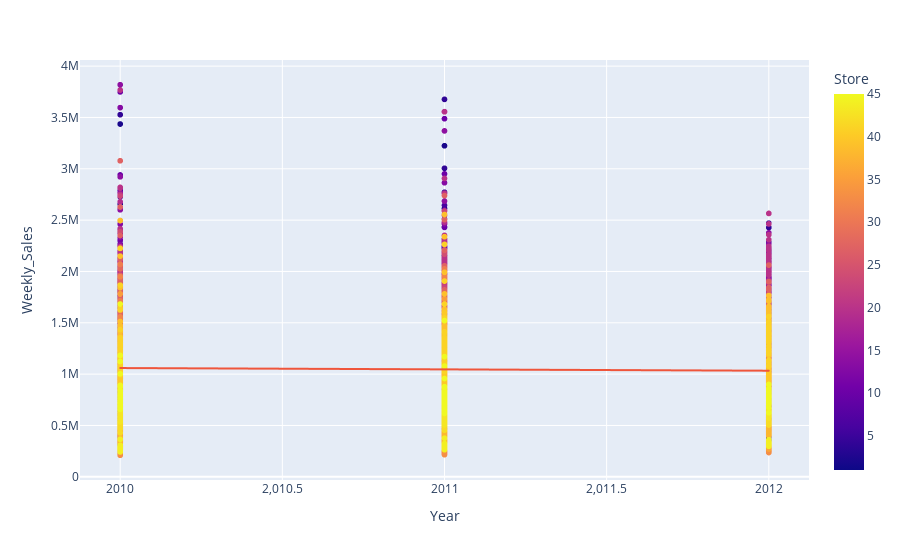
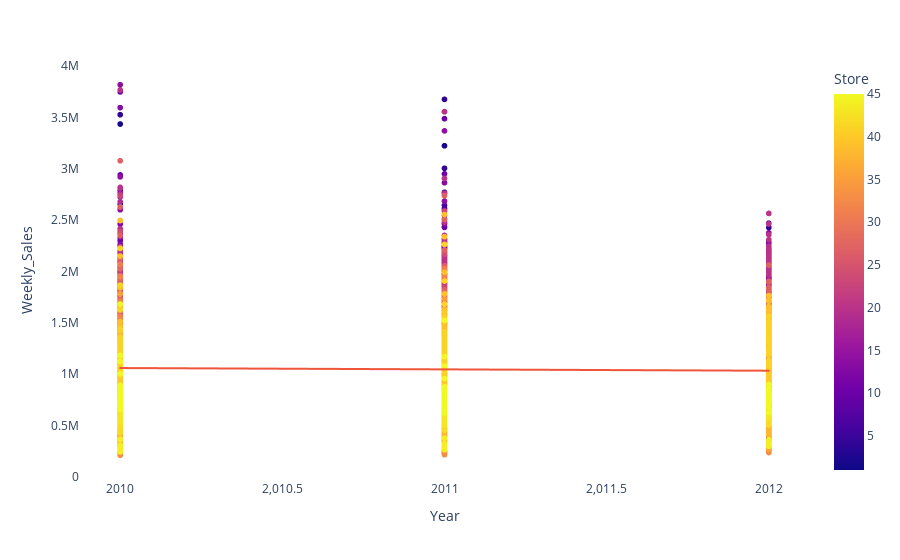

The notebook cell these images were saved under, in order:
### Code cell
figure = px.scatter(
    data_frame=df,
    x="Year",
    y="Weekly_Sales",
    color="Store",
    trendline="ols"
)
figure.show()

# Save the figure as a PNG image with a transparent background
figure.update_layout(plot_bgcolor='rgba(0,0,0,0)', paper_bgcolor='rgba(0,0,0,0)')
pio.write_image(figure, 'weekly_sales_scatter_plot.png')
figure.show()

### Figure 1 — Plotly figure (JSON) as saved in the notebook; plotly's stock layout.template omitted (floating-point values rounded to 4 significant figures; data arrays with more than 128 entries replaced by an {"elided": "..."} marker saying what was removed)
{"data": [{"hovertemplate": "Year=%{x}<br>Weekly_Sales=%{y}<br>Store=%{marker.color}<extra></extra>", "legendgroup": "", "marker": {"color": {"elided": "6435 int values"}, "coloraxis": "coloraxis", "symbol": "circle"}, "mode": "markers", "name": "", "showlegend": false, "type": "scattergl", "x": {"elided": "6435 int values"}, "xaxis": "x", "y": {"elided": "6435 float values"}, "yaxis": "y"}, {"hovertemplate": "<b>OLS trendline</b><br>Weekly_Sales = -13013.1 * Year + 2.72158e+07<br>R<sup>2</sup>=0.000338<br><br>Year=%{x}<br>Weekly_Sales=%{y} <b>(trend)</b><extra></extra>", "legendgroup": "", "marker": {"symbol": "circle"}, "mode": "lines", "name": "", "showlegend": false, "type": "scattergl", "x": {"elided": "6435 int values"}, "xaxis": "x", "y": {"elided": "6435 float values"}, "yaxis": "y"}], "layout": {"coloraxis": {"colorbar": {"title": {"text": "Store"}}, "colorscale": [[0, "#0d0887"], [0.1111, "#46039f"], [0.2222, "#7201a8"], [0.3333, "#9c179e"], [0.4444, "#bd3786"], [0.5556, "#d8576b"], [0.6667, "#ed7953"], [0.7778, "#fb9f3a"], [0.8889, "#fdca26"], [1, "#f0f921"]]}, "legend": {"tracegroupgap": 0}, "margin": {"t": 60}, "xaxis": {"anchor": "y", "domain": [0, 1], "title": {"text": "Year"}}, "yaxis": {"anchor": "x", "domain": [0, 1], "title": {"text": "Weekly_Sales"}}}}

### Figure 2 — Plotly figure (JSON) as saved in the notebook; plotly's stock layout.template omitted (floating-point values rounded to 4 significant figures; data arrays with more than 128 entries replaced by an {"elided": "..."} marker saying what was removed)
{"data": [{"hovertemplate": "Year=%{x}<br>Weekly_Sales=%{y}<br>Store=%{marker.color}<extra></extra>", "legendgroup": "", "marker": {"color": {"elided": "6435 int values"}, "coloraxis": "coloraxis", "symbol": "circle"}, "mode": "markers", "name": "", "showlegend": false, "type": "scattergl", "x": {"elided": "6435 int values"}, "xaxis": "x", "y": {"elided": "6435 float values"}, "yaxis": "y"}, {"hovertemplate": "<b>OLS trendline</b><br>Weekly_Sales = -13013.1 * Year + 2.72158e+07<br>R<sup>2</sup>=0.000338<br><br>Year=%{x}<br>Weekly_Sales=%{y} <b>(trend)</b><extra></extra>", "legendgroup": "", "marker": {"symbol": "circle"}, "mode": "lines", "name": "", "showlegend": false, "type": "scattergl", "x": {"elided": "6435 int values"}, "xaxis": "x", "y": {"elided": "6435 float values"}, "yaxis": "y"}], "layout": {"coloraxis": {"colorbar": {"title": {"text": "Store"}}, "colorscale": [[0, "#0d0887"], [0.1111, "#46039f"], [0.2222, "#7201a8"], [0.3333, "#9c179e"], [0.4444, "#bd3786"], [0.5556, "#d8576b"], [0.6667, "#ed7953"], [0.7778, "#fb9f3a"], [0.8889, "#fdca26"], [1, "#f0f921"]]}, "legend": {"tracegroupgap": 0}, "margin": {"t": 60}, "paper_bgcolor": "rgba(0,0,0,0)", "plot_bgcolor": "rgba(0,0,0,0)", "xaxis": {"anchor": "y", "domain": [0, 1], "title": {"text": "Year"}}, "yaxis": {"anchor": "x", "domain": [0, 1], "title": {"text": "Weekly_Sales"}}}}
